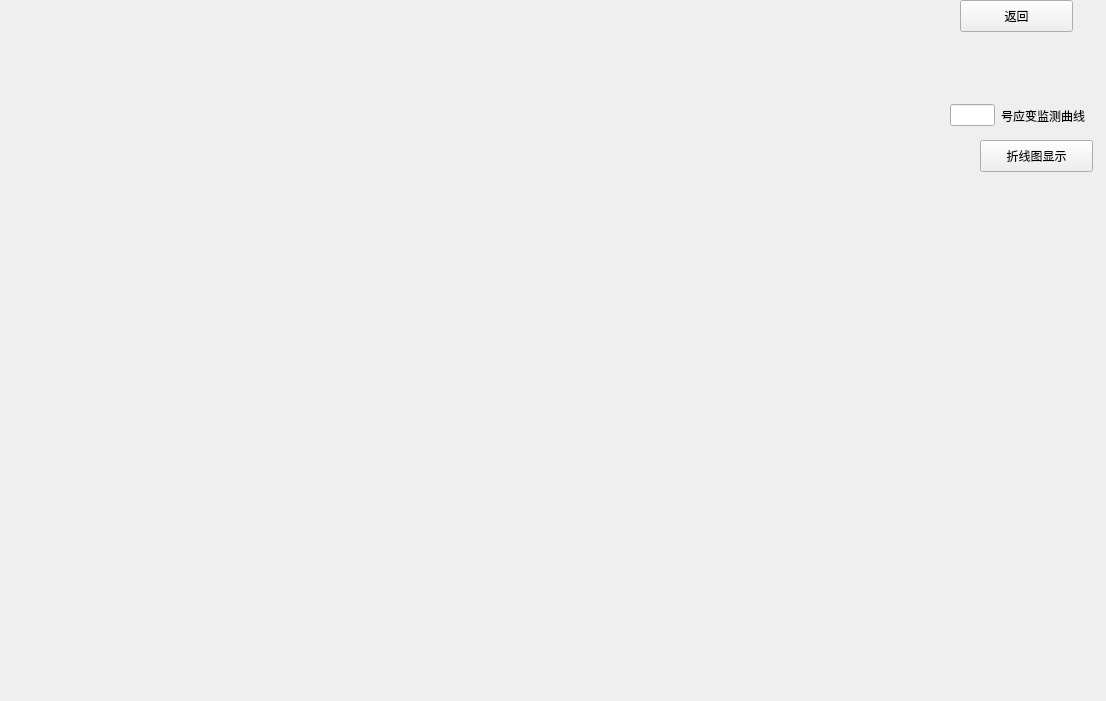
<?xml version="1.0" encoding="UTF-8"?>
<ui version="4.0">
 <class>Pointline</class>
 <widget class="QWidget" name="Pointline">
  <property name="geometry">
   <rect>
    <x>0</x>
    <y>0</y>
    <width>1106</width>
    <height>701</height>
   </rect>
  </property>
  <property name="windowTitle">
   <string>Form</string>
  </property>
  <widget class="QCustomPlot" name="widget" native="true">
   <property name="geometry">
    <rect>
     <x>10</x>
     <y>10</y>
     <width>931</width>
     <height>651</height>
    </rect>
   </property>
  </widget>
  <widget class="QPushButton" name="linepushButton">
   <property name="geometry">
    <rect>
     <x>980</x>
     <y>140</y>
     <width>113</width>
     <height>32</height>
    </rect>
   </property>
   <property name="text">
    <string>折线图显示</string>
   </property>
  </widget>
  <widget class="QPushButton" name="pushButton">
   <property name="geometry">
    <rect>
     <x>960</x>
     <y>0</y>
     <width>113</width>
     <height>32</height>
    </rect>
   </property>
   <property name="text">
    <string>返回</string>
   </property>
  </widget>
  <widget class="QWidget" name="horizontalLayoutWidget">
   <property name="geometry">
    <rect>
     <x>950</x>
     <y>100</y>
     <width>151</width>
     <height>31</height>
    </rect>
   </property>
   <layout class="QHBoxLayout" name="horizontalLayout">
    <item>
     <widget class="QLineEdit" name="lineEdit">
      <property name="minimumSize">
       <size>
        <width>30</width>
        <height>0</height>
       </size>
      </property>
      <property name="maximumSize">
       <size>
        <width>50</width>
        <height>16777215</height>
       </size>
      </property>
     </widget>
    </item>
    <item>
     <widget class="QLabel" name="label">
      <property name="minimumSize">
       <size>
        <width>100</width>
        <height>0</height>
       </size>
      </property>
      <property name="text">
       <string>号应变监测曲线</string>
      </property>
     </widget>
    </item>
   </layout>
  </widget>
 </widget>
 <customwidgets>
  <customwidget>
   <class>QCustomPlot</class>
   <extends>QWidget</extends>
   <header location="global">qcustomplot.h</header>
   <container>1</container>
  </customwidget>
 </customwidgets>
 <resources/>
 <connections/>
</ui>
